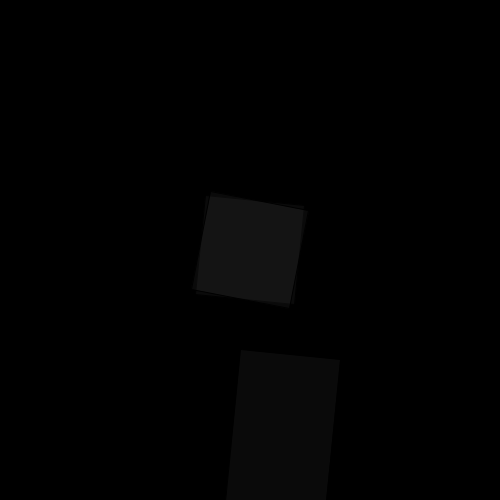
Frame 1 (no input)
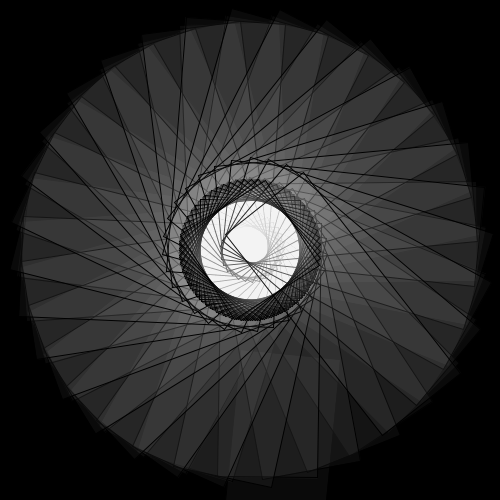
Frame 60 (the mouse pressed at the canvas centre just before this capture)
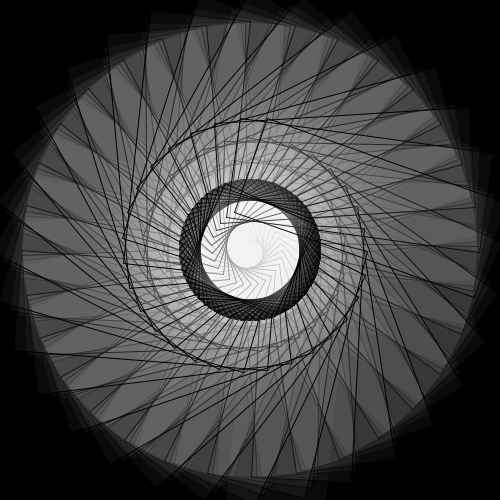
Frame 120 (the mouse held since frame 60 and released just before this capture)

The Processing sketch that drew these frames (run headless with seeded random() and noise(); from frame 60 on, the mouse is pressed at the canvas centre):

// Processing sketch: processing_130193
// ── processing_130193.pde

//Class notes from 1/20: GLITCHEDELIA
//Today's class focuses on animation.

float rad = 0.0;
float s = 1;
float scale= 1;
float NextX = 0.0;
float NextY = 0.0;
float radius = 100.0;
float timer = 0.0;
int thickness = 2;
float center = 0.0;
float prevX = 0.0;
float prevY = 0.0;
float timerScalar = 20.0;
float waveHeight = 5;
  float starty = 100.0;
   
  float ly = starty;
  float lx = 0.0;

  float endx = 500.0;
  float endy = 100.0;


void setup()
{
  size(500, 500);
  background(#000000);
  colorMode(HSB);
  frameRate(30);
  
  NextX = NextY + 1.0;
  NextY = NextX + 1.5;
  prevX= center;
  prevY= center;
  center= width / 2.0;
  
}

void draw()
{
timer = timer + (1.0/30.0);
  println(timer);
     
     float ly = 0.0;
 float lx = 0.0;
  
 float endx = 600;
 float endy = 600;

     radius = 0.0;
     thickness = thickness + 2;

  pushMatrix();
  fill(0,0,255,10);
   rad = rad + 0.1;
  translate(width/2, height/2);
  rotate(rad);
  scale(s);
  
   float timerScalar = 20.0;  
    rect(timer * timerScalar, 100, 100, 255);
  rectMode(CENTER);
  rect(0, 0, 100, 100);
  
  popMatrix();
   
  

  pushMatrix();
  fill(0,0,255,10);
   rad = rad + 0.1;
  translate(width/2, height/2);
  rotate(rad);
  scale(s);
  
  rectMode(CENTER);
  rect(0, 0, 100, 100);
  float spiralOffset = 10.0;
  float x = radius * cos(timer*spiralOffset);
  float y = radius * sin(timer*spiralOffset);
  
  popMatrix();

   
  if (timer > 20)
   {
     radius = 0.0;
     thickness = thickness + 2;

    x += center;
    y += center;
     
    if (timer == 0.0)
    {
      prevX = x;
      prevY = y;
    }
     
  
   }
   
if(timer > 10.0 && timer < 15.0)
{
  background(#FFFFFF);

strokeWeight(5);


  while (lx < endx)
  {
    float waveHeight = 5;
    float waveFrequency = 5;
    float nextX = lx + 1;
    float nextY = starty + waveHeight * sin(radians(lx * waveFrequency));
    line(lx, ly, nextY, nextX);
    ly = nextY;
    lx = nextX;
    
    fill(0,0,255,10);
   rad = rad + 0.1;
  translate(width/2, height/2);
  rotate(rad);
  scale(s);
  
  rectMode(CENTER);
  rect(0, 0, 100, 100);
 x = radius * cos(timer*spiralOffset);
 y = radius * sin(timer*spiralOffset);
  }


 }
 
 else if(timer > 13.0)
 {
   background(#ee9999);
   noStroke();
   fill(#FFFFFF);
   translate(0,250);
   
  if(timer >=13.0)
  {
    scale = scale * y;
  ellipse(timer*10,radius*10, 100,100);

  }
  
  else if(timer >= 16)
  {
    scale = scale * y;
 
  }
 }
}
